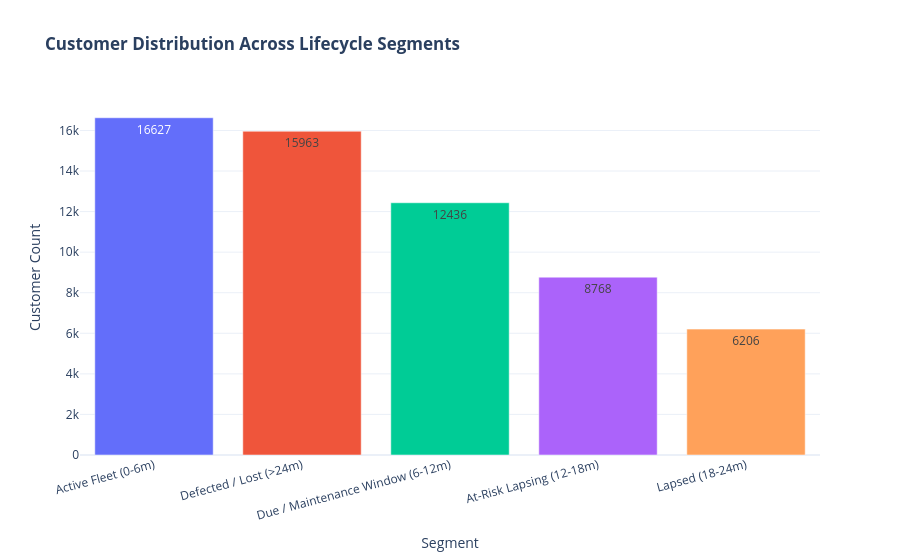

Notebook cell for this chart:
### Markdown cell above
* Plotting customer distribution across lifecycle segments and exporting the visualization to the `docs/` folder.

### Code cell
os.makedirs("../docs", exist_ok=True)

fig_seg = px.bar(
    segment_counts,
    x="Segment",
    y="Customer Count",
    title="<b>Customer Distribution Across Lifecycle Segments</b>",
    text="Customer Count",
    template="plotly_white",
    color="Segment"
)
fig_seg.update_layout(xaxis_tickangle=-15, showlegend=False)
fig_seg.write_html("../docs/customer_lifecycle_segments.html")
fig_seg.show()

### Figure 1 — Plotly figure (JSON) as saved in the notebook; plotly's stock layout.template omitted (floating-point values rounded to 4 significant figures)
{"data": [{"hovertemplate": "Segment=%{x}<br>Customer Count=%{text}<extra></extra>", "legendgroup": "Active Fleet (0-6m)", "marker": {"color": "#636efa", "pattern": {"shape": ""}}, "name": "Active Fleet (0-6m)", "orientation": "v", "showlegend": true, "text": [16630.0], "textposition": "auto", "type": "bar", "x": ["Active Fleet (0-6m)"], "xaxis": "x", "y": [16627], "yaxis": "y"}, {"hovertemplate": "Segment=%{x}<br>Customer Count=%{text}<extra></extra>", "legendgroup": "Defected / Lost (>24m)", "marker": {"color": "#EF553B", "pattern": {"shape": ""}}, "name": "Defected / Lost (>24m)", "orientation": "v", "showlegend": true, "text": [15960.0], "textposition": "auto", "type": "bar", "x": ["Defected / Lost (>24m)"], "xaxis": "x", "y": [15963], "yaxis": "y"}, {"hovertemplate": "Segment=%{x}<br>Customer Count=%{text}<extra></extra>", "legendgroup": "Due / Maintenance Window (6-12m)", "marker": {"color": "#00cc96", "pattern": {"shape": ""}}, "name": "Due / Maintenance Window (6-12m)", "orientation": "v", "showlegend": true, "text": [12440.0], "textposition": "auto", "type": "bar", "x": ["Due / Maintenance Window (6-12m)"], "xaxis": "x", "y": [12436], "yaxis": "y"}, {"hovertemplate": "Segment=%{x}<br>Customer Count=%{text}<extra></extra>", "legendgroup": "At-Risk Lapsing (12-18m)", "marker": {"color": "#ab63fa", "pattern": {"shape": ""}}, "name": "At-Risk Lapsing (12-18m)", "orientation": "v", "showlegend": true, "text": [8768.0], "textposition": "auto", "type": "bar", "x": ["At-Risk Lapsing (12-18m)"], "xaxis": "x", "y": [8768], "yaxis": "y"}, {"hovertemplate": "Segment=%{x}<br>Customer Count=%{text}<extra></extra>", "legendgroup": "Lapsed (18-24m)", "marker": {"color": "#FFA15A", "pattern": {"shape": ""}}, "name": "Lapsed (18-24m)", "orientation": "v", "showlegend": true, "text": [6206.0], "textposition": "auto", "type": "bar", "x": ["Lapsed (18-24m)"], "xaxis": "x", "y": [6206], "yaxis": "y"}], "layout": {"barmode": "relative", "legend": {"title": {"text": "Segment"}, "tracegroupgap": 0}, "showlegend": false, "title": {"text": "<b>Customer Distribution Across Lifecycle Segments</b>"}, "xaxis": {"anchor": "y", "categoryarray": ["Active Fleet (0-6m)", "Defected / Lost (>24m)", "Due / Maintenance Window (6-12m)", "At-Risk Lapsing (12-18m)", "Lapsed (18-24m)"], "categoryorder": "array", "domain": [0, 1], "tickangle": -15, "title": {"text": "Segment"}}, "yaxis": {"anchor": "x", "domain": [0, 1], "title": {"text": "Customer Count"}}}}
